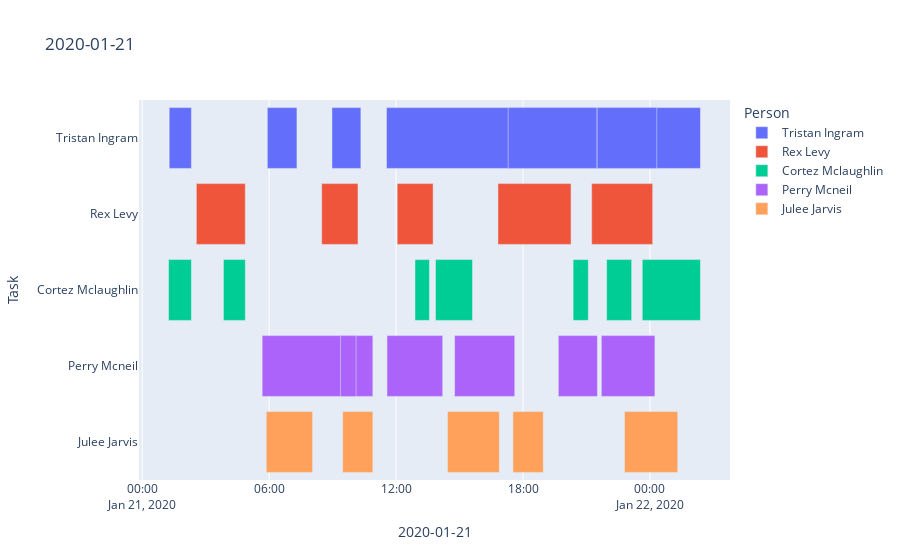
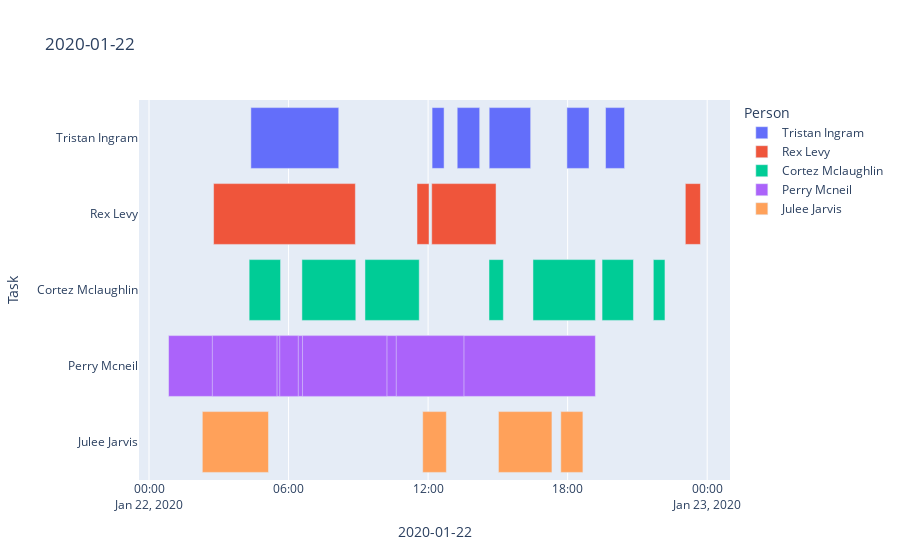

Write notebook code for charts like these, in order.
### Code cell
from datetime import date
import pandas as pd
import plotly.express as px

class MyCal:
    """Calendar API base class for computing schedules for a set of persons
    """
    def __init__(self,schedules:dict):
        self.schedules = schedules
        self.persons = list(self.schedules.keys())
        # self.print_schedules()
        
    def merge_intervals(self,intervals):
        # Sort the intervals based on the start time
        intervals_sorted = sorted(intervals, key=lambda x: x['start'])

        merged = []
        for interval in intervals_sorted:
            # If merged is empty or if current interval doesn't overlap with the previous one
            if not merged or merged[-1]['end'] < interval['start']:
                merged.append(interval)
            else:
                # Update the end time of the previous interval if necessary
                merged[-1]['end'] = max(merged[-1]['end'], interval['end'])

        return merged
        
    def print_schedules(self):
        for k,v in self.schedules.items():
            print(f"\n{k}")
            for day in v:
                print(f"{day['date']}")
                for activity in day['activities']:
                    print(f"  {activity['start']} - {activity['end']}")
        
    def check_conflicts(self):
        NotImplemented
    
    def get_earliest_availability(self, person:str):
        earliest_availability_of_person_by_date = defaultdict(dict)
        # # print(person,schedules[person])
        for schedule in self.schedules[person]:
            curr_date = schedule['date']
            # print(person,curr_date)
            earliest_availability_of_person_by_date[person][curr_date] = datetime.combine(date.max, datetime.max.time())
            for activity in schedule['activities']:
                if activity['end'] <= earliest_availability_of_person_by_date[person][curr_date]:
                    earliest_availability_of_person_by_date[person][curr_date] = activity['end']
                    
        for k,v in earliest_availability_of_person_by_date[person].items():
            print(f"{person} on {k} is first free after {v}")
                
        return earliest_availability_of_person_by_date
        
    def get_all_earliest_availability(self):
        time_slots = defaultdict(list)
        for person in self.schedules:
            for date in self.schedules[person]:
                for activity in date['activities']:
                    time_slots[date['date']].append(activity)
                    
        # print(time_slots)
        busy_times_by_date = defaultdict(list)
        for k,v in time_slots.items():
            merged = self.merge_intervals(intervals=v)
            # print((merged))
            for activity in merged:
                busy_times_by_date[k].append([activity['start'],activity['end']])
                # print(k,activity['start'],activity['end'])
            print(f"Earliest time on {k} is {merged[0]['end']}")
            
        print(busy_times_by_date)
        return busy_times_by_date

    def visualize_calendar(self):
        """Plots the schedules of all people in a Gantt chart format for each day
        """
        gantt_charts = defaultdict(list)
        for person in self.schedules:
            for date in self.schedules[person]: 
                for activity in date['activities']:
                    gantt_charts[date['date']].append(dict(Task=f"{person}",Start=activity['start'],Finish=activity['end'],Person=f"{person}",Activity=activity['activity']))
        
        for date in gantt_charts:
            df = pd.DataFrame(gantt_charts[date])
            fig = px.timeline(df, x_start="Start", x_end="Finish", y="Task", 
            color="Person",title=f"{date}",hover_data=['Activity'])

            fig.update_layout(xaxis=dict(
                            title=f'{date}', 
                            # tickformat = '%S'
                            ))
            fig.update_yaxes(autorange="reversed")
            fig.show()
        

    
def main():
    schedules = SceduleGenerator(start_year=2020, end_year=2020, n_persons=5, n_days=2, min_activites=5, max_activites=10).schedules
    my_cal = MyCal(schedules=schedules)
    for person in my_cal.persons:
        my_cal.get_earliest_availability(person=person)
        
    my_cal.get_all_earliest_availability()
    my_cal.visualize_calendar()
        
        
if __name__ == "__main__":   
    main()

### Figure 1 — Plotly figure (JSON) as saved in the notebook; plotly's stock layout.template omitted (floating-point values rounded to 4 significant figures)
{"data": [{"alignmentgroup": "True", "base": ["2020-01-21T01:16:29.419626", "2020-01-21T05:54:46.134879", "2020-01-21T08:58:04.124997", "2020-01-21T11:32:44.552815", "2020-01-21T17:17:53.276539", "2020-01-21T21:30:16.511487"], "customdata": [["Technical Director"], ["Portfolio Manager"], ["Tyre Inspector"], ["Museum Attendant"], ["Cargo Operator"], ["Branch Manager"]], "hovertemplate": "Person=Tristan Ingram<br>Start=%{base}<br>Finish=%{x}<br>Task=%{y}<br>Activity=%{customdata[0]}<extra></extra>", "legendgroup": "Tristan Ingram", "marker": {"color": "#636efa", "pattern": {"shape": ""}}, "name": "Tristan Ingram", "offsetgroup": "Tristan Ingram", "orientation": "h", "showlegend": true, "textposition": "auto", "type": "bar", "x": [3780000, 5040000, 4920000, 53430000.0, 15130000.0, 10140000], "xaxis": "x", "y": ["Tristan Ingram", "Tristan Ingram", "Tristan Ingram", "Tristan Ingram", "Tristan Ingram", "Tristan Ingram"], "yaxis": "y"}, {"alignmentgroup": "True", "base": ["2020-01-21T02:33:26.385936", "2020-01-21T08:28:59.269383", "2020-01-21T12:03:01.937223", "2020-01-21T16:48:53.764527", "2020-01-21T21:14:43.740012"], "customdata": [["Literary Editor"], ["Psychoanalyst"], ["Geologist"], ["Service Manager"], ["History Teacher"]], "hovertemplate": "Person=Rex Levy<br>Start=%{base}<br>Finish=%{x}<br>Task=%{y}<br>Activity=%{customdata[0]}<extra></extra>", "legendgroup": "Rex Levy", "marker": {"color": "#EF553B", "pattern": {"shape": ""}}, "name": "Rex Levy", "offsetgroup": "Rex Levy", "orientation": "h", "showlegend": true, "textposition": "auto", "type": "bar", "x": [8336000.0, 6180000, 6120000, 12440000.0, 10380000], "xaxis": "x", "y": ["Rex Levy", "Rex Levy", "Rex Levy", "Rex Levy", "Rex Levy"], "yaxis": "y"}, {"alignmentgroup": "True", "base": ["2020-01-21T01:14:37.397160", "2020-01-21T03:50:22.123431", "2020-01-21T12:53:34.646941", "2020-01-21T13:51:44.387478", "2020-01-21T20:22:05.446954", "2020-01-21T21:57:07.946961", "2020-01-21T23:38:12.819173"], "customdata": [["Line Manager"], ["Traffic Warden"], ["Radio Engineer"], ["Piano Tuner"], ["Ironmonger"], ["Gambler"], ["Forensic Scientist"]], "hovertemplate": "Person=Cortez Mclaughlin<br>Start=%{base}<br>Finish=%{x}<br>Task=%{y}<br>Activity=%{customdata[0]}<extra></extra>", "legendgroup": "Cortez Mclaughlin", "marker": {"color": "#00cc96", "pattern": {"shape": ""}}, "name": "Cortez Mclaughlin", "offsetgroup": "Cortez Mclaughlin", "orientation": "h", "showlegend": true, "textposition": "auto", "type": "bar", "x": [3892000.0, 3720000, 2460000, 6300000, 2580000, 4260000, 9900000], "xaxis": "x", "y": ["Cortez Mclaughlin", "Cortez Mclaughlin", "Cortez Mclaughlin", "Cortez Mclaughlin", "Cortez Mclaughlin", "Cortez Mclaughlin", "Cortez Mclaughlin"], "yaxis": "y"}, {"alignmentgroup": "True", "base": ["2020-01-21T05:40:07.336961", "2020-01-21T09:22:27.551721", "2020-01-21T11:34:09.364164", "2020-01-21T14:45:55.888206", "2020-01-21T19:40:04.054516", "2020-01-21T21:42:04.350733"], "customdata": [["Librarian"], ["Balloonist"], ["Hypnotherapist"], ["Professional Boxer"], ["Producer"], ["Granite Technician"]], "hovertemplate": "Person=Perry Mcneil<br>Start=%{base}<br>Finish=%{x}<br>Task=%{y}<br>Activity=%{customdata[0]}<extra></extra>", "legendgroup": "Perry Mcneil", "marker": {"color": "#ab63fa", "pattern": {"shape": ""}}, "name": "Perry Mcneil", "offsetgroup": "Perry Mcneil", "orientation": "h", "showlegend": true, "textposition": "auto", "type": "bar", "x": [18840000.0, 2640000, 9480000, 10240000.0, 6660000, 9120000], "xaxis": "x", "y": ["Perry Mcneil", "Perry Mcneil", "Perry Mcneil", "Perry Mcneil", "Perry Mcneil", "Perry Mcneil"], "yaxis": "y"}, {"alignmentgroup": "True", "base": ["2020-01-21T05:51:48.545753", "2020-01-21T09:28:28.741289", "2020-01-21T14:25:45.157661", "2020-01-21T17:31:24.215709", "2020-01-21T22:47:46.771243"], "customdata": [["Typist"], ["Training Consultant"], ["Valuer"], ["Marketing Manager"], ["Plate Layer"]], "hovertemplate": "Person=Julee Jarvis<br>Start=%{base}<br>Finish=%{x}<br>Task=%{y}<br>Activity=%{customdata[0]}<extra></extra>", "legendgroup": "Julee Jarvis", "marker": {"color": "#FFA15A", "pattern": {"shape": ""}}, "name": "Julee Jarvis", "offsetgroup": "Julee Jarvis", "orientation": "h", "showlegend": true, "textposition": "auto", "type": "bar", "x": [7874000.0, 5138000.0, 8820000, 5160000, 9060000], "xaxis": "x", "y": ["Julee Jarvis", "Julee Jarvis", "Julee Jarvis", "Julee Jarvis", "Julee Jarvis"], "yaxis": "y"}], "layout": {"barmode": "overlay", "legend": {"title": {"text": "Person"}, "tracegroupgap": 0}, "title": {"text": "2020-01-21"}, "xaxis": {"anchor": "y", "domain": [0, 1], "title": {"text": "2020-01-21"}, "type": "date"}, "yaxis": {"anchor": "x", "autorange": "reversed", "domain": [0, 1], "title": {"text": "Task"}}}}

### Figure 2 — Plotly figure (JSON) as saved in the notebook; plotly's stock layout.template omitted (floating-point values rounded to 4 significant figures)
{"data": [{"alignmentgroup": "True", "base": ["2020-01-22T04:22:47.167704", "2020-01-22T12:10:16.181280", "2020-01-22T13:15:06.114363", "2020-01-22T14:37:37.358886", "2020-01-22T17:58:08.101436", "2020-01-22T19:37:50.621807"], "customdata": [["Tool Maker"], ["Camera Repairer"], ["Medical Assistant"], ["Paint Consultant"], ["Leather Worker"], ["Governor"]], "hovertemplate": "Person=Tristan Ingram<br>Start=%{base}<br>Finish=%{x}<br>Task=%{y}<br>Activity=%{customdata[0]}<extra></extra>", "legendgroup": "Tristan Ingram", "marker": {"color": "#636efa", "pattern": {"shape": ""}}, "name": "Tristan Ingram", "offsetgroup": "Tristan Ingram", "orientation": "h", "showlegend": true, "textposition": "auto", "type": "bar", "x": [13600000.0, 1860000, 3480000, 6420000, 3420000, 2940000], "xaxis": "x", "y": ["Tristan Ingram", "Tristan Ingram", "Tristan Ingram", "Tristan Ingram", "Tristan Ingram", "Tristan Ingram"], "yaxis": "y"}, {"alignmentgroup": "True", "base": ["2020-01-22T02:46:35.446297", "2020-01-22T11:31:22.692364", "2020-01-22T12:09:19.168448", "2020-01-22T23:03:38.628913"], "customdata": [["Publisher"], ["Marine Engineer"], ["Quality Controller"], ["Playgroup Assistant"]], "hovertemplate": "Person=Rex Levy<br>Start=%{base}<br>Finish=%{x}<br>Task=%{y}<br>Activity=%{customdata[0]}<extra></extra>", "legendgroup": "Rex Levy", "marker": {"color": "#EF553B", "pattern": {"shape": ""}}, "name": "Rex Levy", "offsetgroup": "Rex Levy", "orientation": "h", "showlegend": true, "textposition": "auto", "type": "bar", "x": [21950000.0, 1860000, 9960000, 2340000], "xaxis": "x", "y": ["Rex Levy", "Rex Levy", "Rex Levy", "Rex Levy"], "yaxis": "y"}, {"alignmentgroup": "True", "base": ["2020-01-22T04:18:22.536454", "2020-01-22T06:34:28.392252", "2020-01-22T09:17:09.414084", "2020-01-22T14:37:11.204741", "2020-01-22T16:30:35.288968", "2020-01-22T19:28:49.006171", "2020-01-22T21:41:04.304529"], "customdata": [["Medical Researcher"], ["Careers Officer"], ["Social Worker"], ["Procurator Fiscal"], ["Applications Programmer"], ["Business Consultant"], ["Health Service"]], "hovertemplate": "Person=Cortez Mclaughlin<br>Start=%{base}<br>Finish=%{x}<br>Task=%{y}<br>Activity=%{customdata[0]}<extra></extra>", "legendgroup": "Cortez Mclaughlin", "marker": {"color": "#00cc96", "pattern": {"shape": ""}}, "name": "Cortez Mclaughlin", "offsetgroup": "Cortez Mclaughlin", "orientation": "h", "showlegend": true, "textposition": "auto", "type": "bar", "x": [4860000, 8340000, 8400000, 2220000, 9660000, 4860000, 1800000], "xaxis": "x", "y": ["Cortez Mclaughlin", "Cortez Mclaughlin", "Cortez Mclaughlin", "Cortez Mclaughlin", "Cortez Mclaughlin", "Cortez Mclaughlin", "Cortez Mclaughlin"], "yaxis": "y"}, {"alignmentgroup": "True", "base": ["2020-01-22T00:50:23.975051", "2020-01-22T02:43:23.847334", "2020-01-22T05:37:10.562478", "2020-01-22T06:36:03.595905", "2020-01-22T10:37:53.071094"], "customdata": [["Ground Worker"], ["Health Therapist"], ["Merchant Seaman"], ["Property Valuer"], ["Legal Secretary"]], "hovertemplate": "Person=Perry Mcneil<br>Start=%{base}<br>Finish=%{x}<br>Task=%{y}<br>Activity=%{customdata[0]}<extra></extra>", "legendgroup": "Perry Mcneil", "marker": {"color": "#ab63fa", "pattern": {"shape": ""}}, "name": "Perry Mcneil", "offsetgroup": "Perry Mcneil", "orientation": "h", "showlegend": true, "textposition": "auto", "type": "bar", "x": [66070000.0, 10010000.0, 2880000, 13070000.0, 10480000.0], "xaxis": "x", "y": ["Perry Mcneil", "Perry Mcneil", "Perry Mcneil", "Perry Mcneil", "Perry Mcneil"], "yaxis": "y"}, {"alignmentgroup": "True", "base": ["2020-01-22T02:17:31.637267", "2020-01-22T11:46:06.485964", "2020-01-22T15:01:29.181623", "2020-01-22T17:42:22.453410"], "customdata": [["Acupuncturist"], ["Vicar"], ["Patent Agent"], ["Legal Executive"]], "hovertemplate": "Person=Julee Jarvis<br>Start=%{base}<br>Finish=%{x}<br>Task=%{y}<br>Activity=%{customdata[0]}<extra></extra>", "legendgroup": "Julee Jarvis", "marker": {"color": "#FFA15A", "pattern": {"shape": ""}}, "name": "Julee Jarvis", "offsetgroup": "Julee Jarvis", "orientation": "h", "showlegend": true, "textposition": "auto", "type": "bar", "x": [10240000.0, 3660000, 8280000, 3420000], "xaxis": "x", "y": ["Julee Jarvis", "Julee Jarvis", "Julee Jarvis", "Julee Jarvis"], "yaxis": "y"}], "layout": {"barmode": "overlay", "legend": {"title": {"text": "Person"}, "tracegroupgap": 0}, "title": {"text": "2020-01-22"}, "xaxis": {"anchor": "y", "domain": [0, 1], "title": {"text": "2020-01-22"}, "type": "date"}, "yaxis": {"anchor": "x", "autorange": "reversed", "domain": [0, 1], "title": {"text": "Task"}}}}
